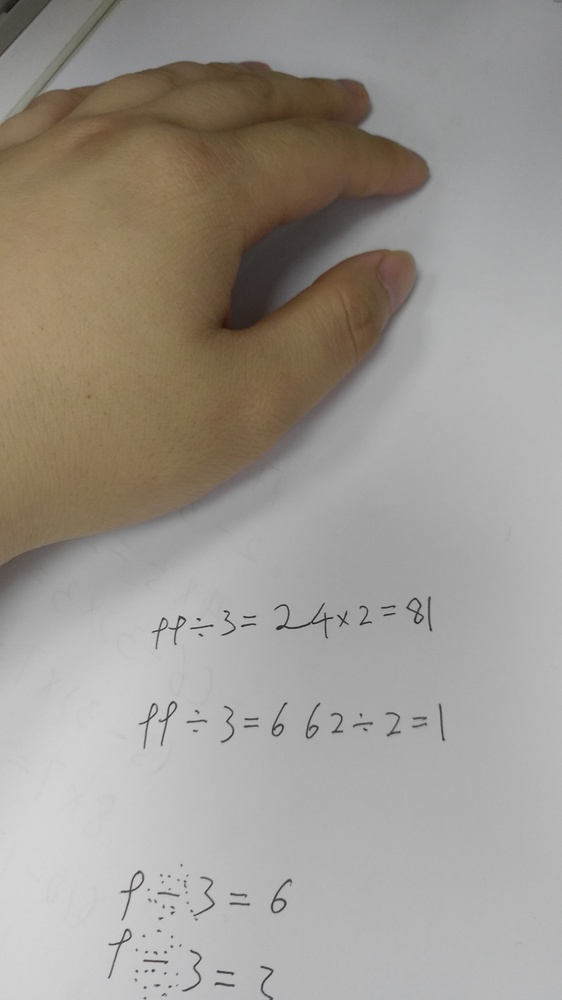
#> input picture images/bk1.jpg, 562 x 1000 px, shrunk from 2340 x 4160 before the run
$ python operation.py
#> lines starting #> are read from the running program, lines starting #| are printed output that depends on the picture; after the words box and inside, x2 and y2 are one past the last pixel; in counts of white or black regions, pixels touching at a corner belong together
# coding: utf-8

import numpy as np
import cv2
import matplotlib.pyplot as plt
import sys
# from process.processor import *
import matplotlib.patches as patches
import random

# img = cv2.imread("images/111.jpg", cv2.IMREAD_GRAYSCALE)
# img = cv2.imread("images/cz.jpg", cv2.IMREAD_GRAYSCALE)
# img = cv2.imread("images/bk.jpg", cv2.IMREAD_GRAYSCALE)
img = cv2.imread("images/bk1.jpg", cv2.IMREAD_GRAYSCALE)
#> img: shape (1000, 562); min 20, max 214, mean 152.5
# img = cv2.imread("images/mine10.jpg", cv2.IMREAD_GRAYSCALE)
img[img < 77] = 0
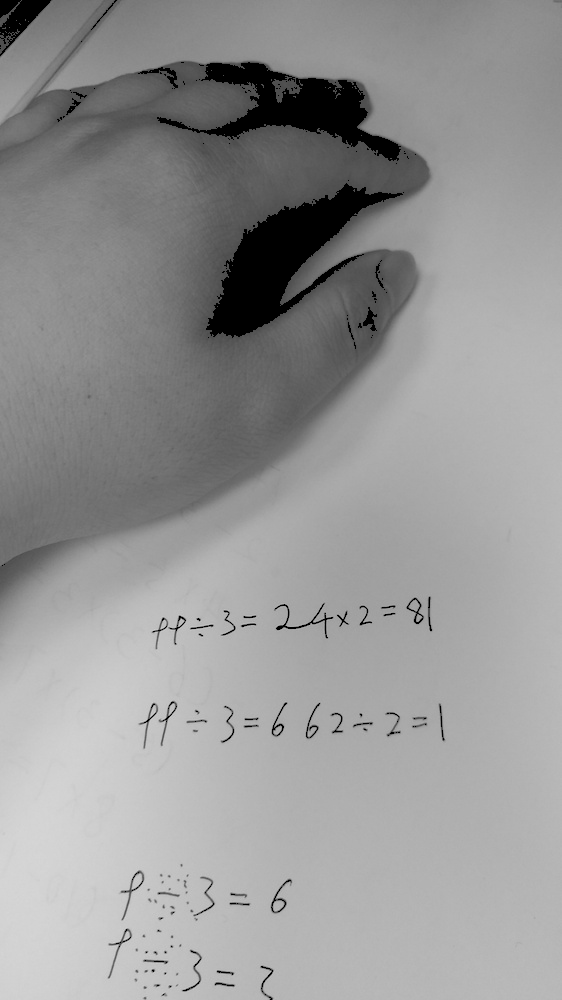
#> img: shape (1000, 562); min 0, max 214, mean 150
plt.imshow(img)
plt.show()

img = 255 - img
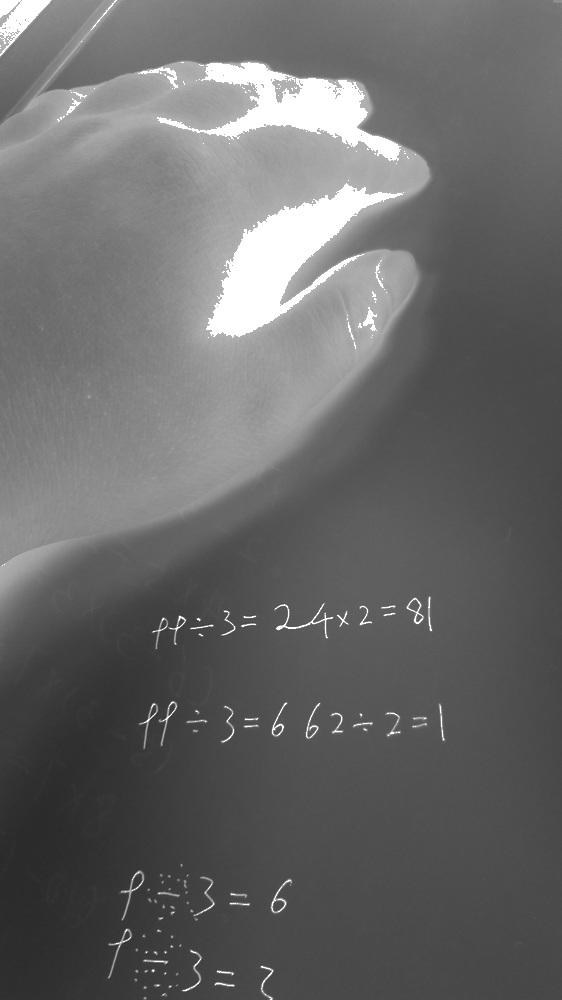
#> img: shape (1000, 562); min 41, max 255, mean 105

img1 = img.copy()
img1[img1 < 128] = 0
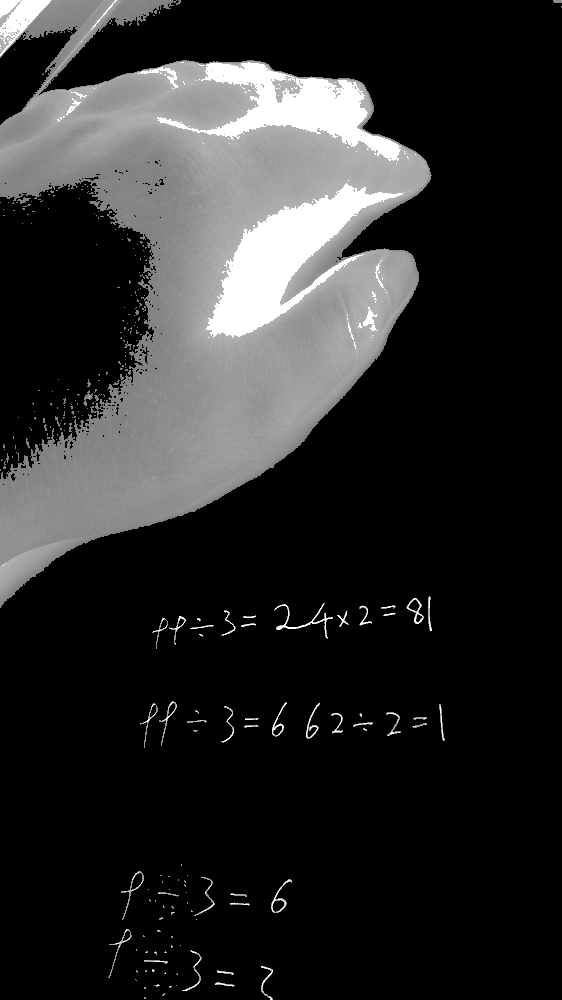
#> img1: shape (1000, 562); min 0, max 255, mean 41.8
img1 = img1 / 255.0

plt.imshow(img)
plt.show()

mask = cv2.adaptiveThreshold(img, 1, cv2.ADAPTIVE_THRESH_GAUSSIAN_C, cv2.THRESH_BINARY, 5, 7)
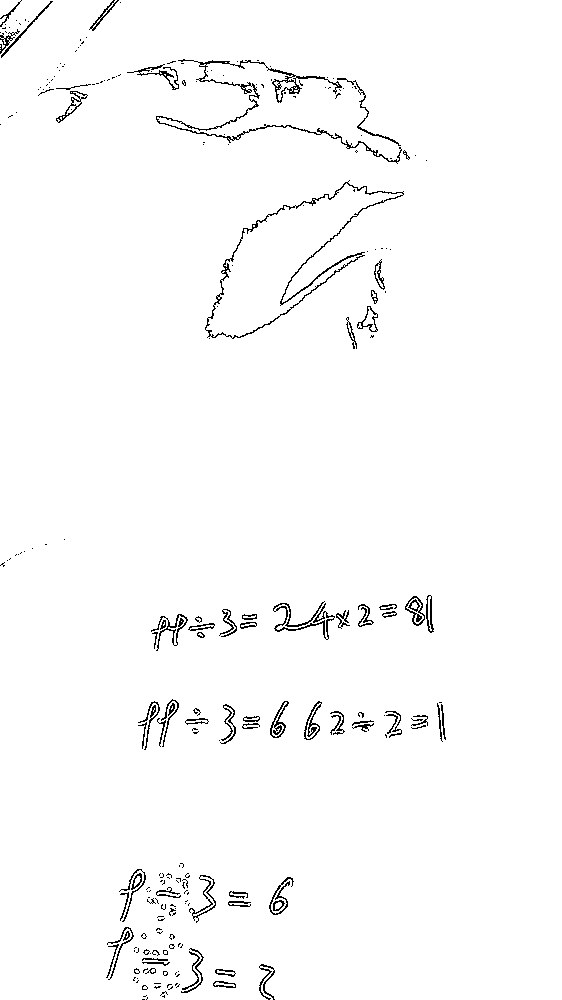
#> mask: shape (1000, 562); values 0 (black) and 1 (white), 98.1% white; black in thin lines or dots, all inside (x1, y1, x2, y2) = (0, 0, 446, 1000)
plt.imshow(mask)
plt.show()

kernel = np.ones((5, 5), np.uint8)

img_mask = img * (1 - mask)


img_mask = cv2.morphologyEx(img_mask, cv2.MORPH_CLOSE, kernel, iterations=2)
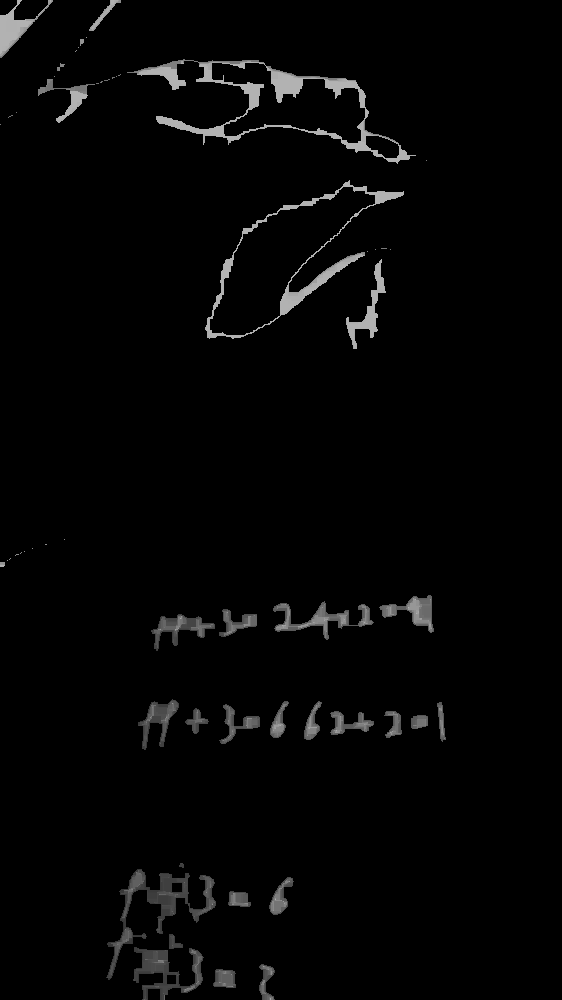
#> img_mask: shape (1000, 562); min 0, max 178, mean 5
img_mask = cv2.morphologyEx(img_mask, cv2.MORPH_OPEN, kernel, iterations=1)
# img = cv2.erode(img, kernel, iterations=1)

img_mask[img_mask > 0] = 1
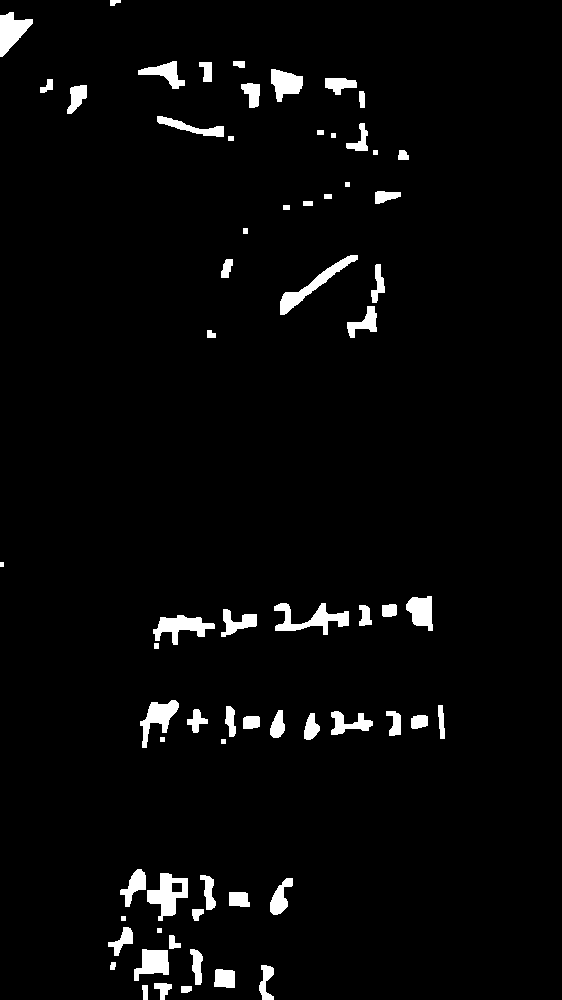
#> img_mask: shape (1000, 562); values 0 (black) and 1 (white), 3.3% white; 67 white regions, largest, box (x1, y1, x2, y2) and area: (147, 873, 188, 921) 1001, (274, 603, 349, 635) 985, (280, 255, 358, 315) 931

img[img < 128] = 0
img = img * img_mask
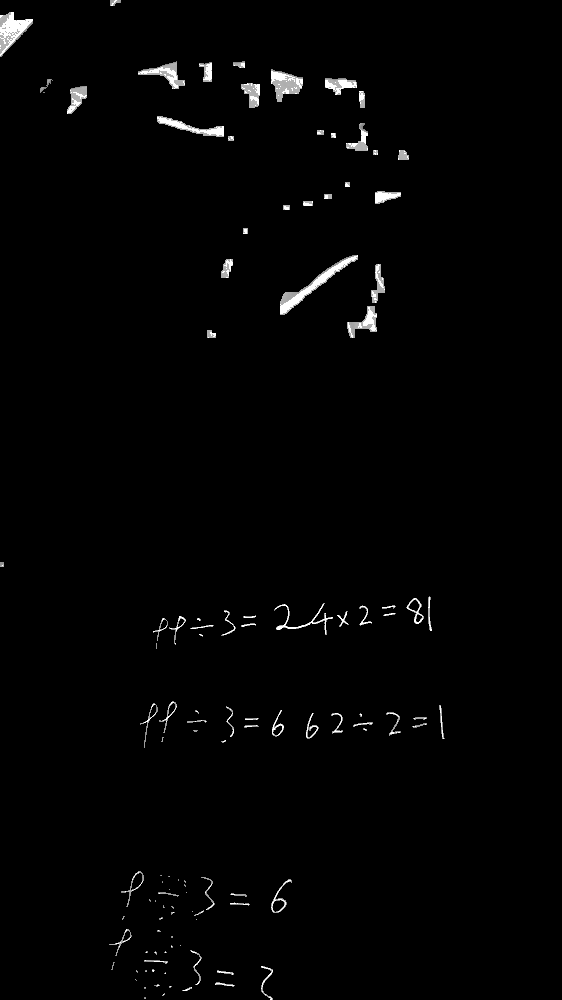
#> img: shape (1000, 562); min 0, max 255, mean 3.5
img = img / 255.0

# regions = cut(img, row_eps=img.shape[1] / 30, col_eps=10, display=True)
# regions_recognition(regions, 'model/Test_CNN_Model.ckpt')

plt.imshow(img1)
plt.show()
plt.imshow(img)
plt.show()

$ run again, with images/111.jpg copied over images/bk1.jpg
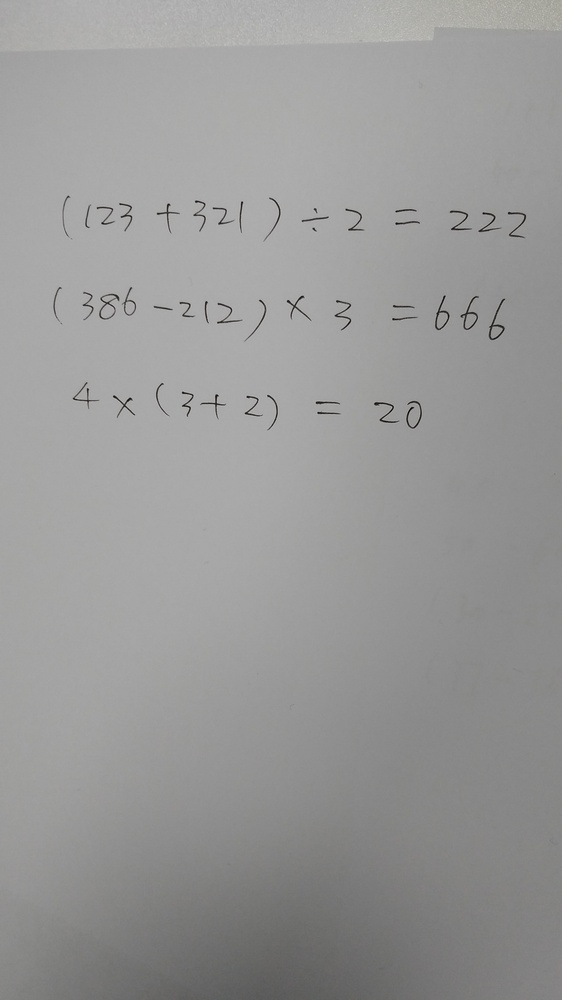
#> input picture images/111.jpg, 562 x 1000 px, shrunk from 2340 x 4160 before the run
#> `mask = cv2.adaptiveThreshold(img, 1, cv2.ADAPTIVE_THRESH_GAUSSIAN_C, c..`:
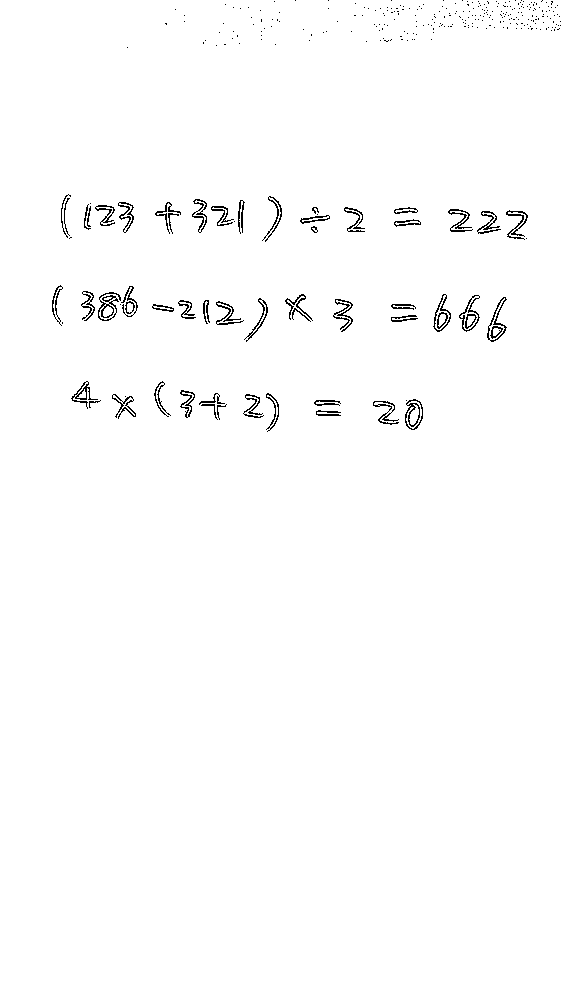
#> mask: shape (1000, 562); values 0 (black) and 1 (white), 98.8% white; black in thin lines or dots, all inside (x1, y1, x2, y2) = (52, 0, 561, 432)
#> `img_mask[img_mask > 0] = 1`:
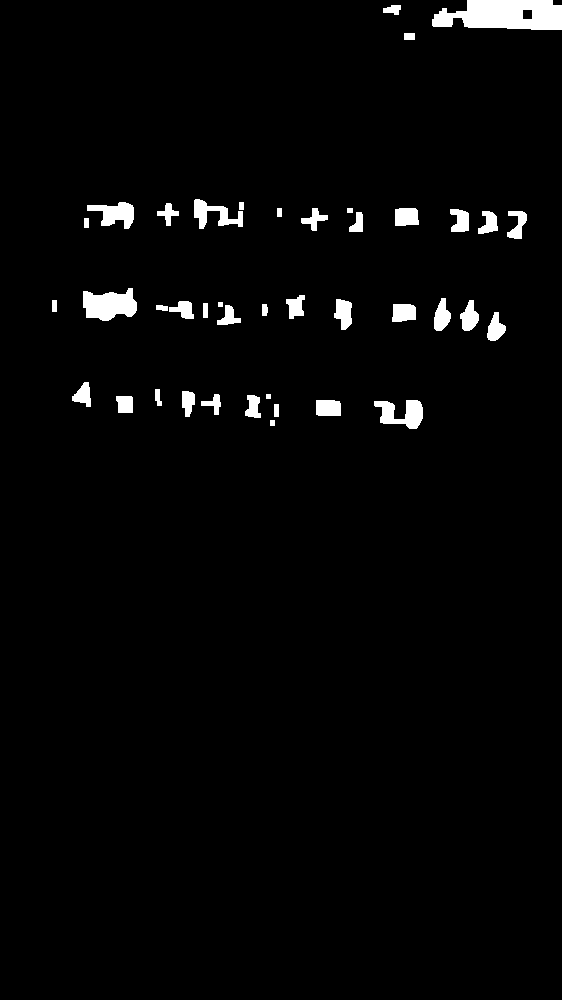
#> img_mask: shape (1000, 562); values 0 (black) and 1 (white), 2.4% white; 41 white regions, largest, box (x1, y1, x2, y2) and area: (432, 0, 562, 30) 3050, (83, 288, 137, 321) 1266, (374, 400, 423, 429) 834

$ run again, with images/bk.jpg copied over images/bk1.jpg
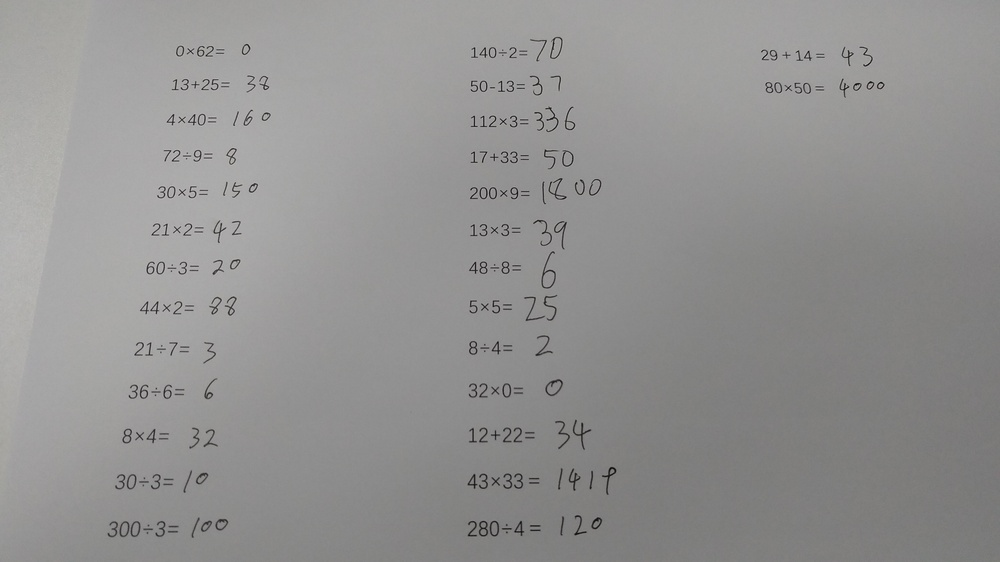
#> input picture images/bk.jpg, 1000 x 562 px, shrunk from 4160 x 2340 before the run
#> `mask = cv2.adaptiveThreshold(img, 1, cv2.ADAPTIVE_THRESH_GAUSSIAN_C, c..`:
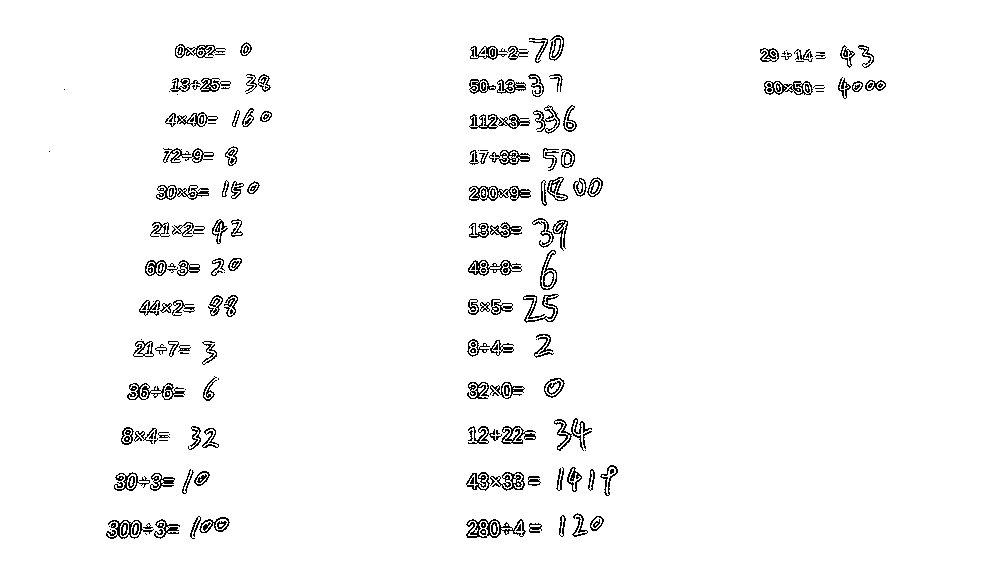
#> mask: shape (562, 1000); values 0 (black) and 1 (white), 96.9% white; black in thin lines or dots, all inside (x1, y1, x2, y2) = (49, 35, 886, 539)
#> `img = img * img_mask`:
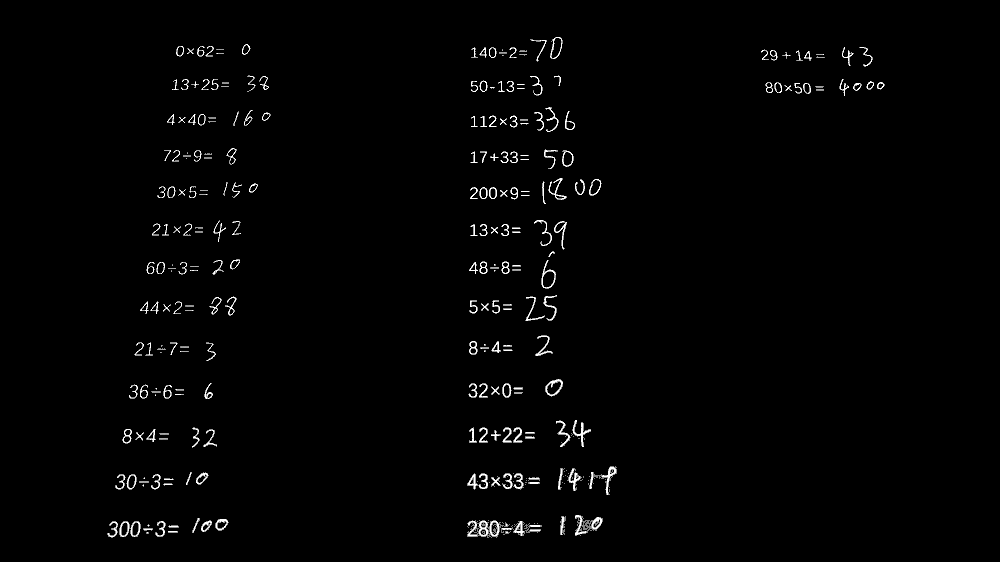
#> img: shape (562, 1000); min 0, max 255, mean 3.7
